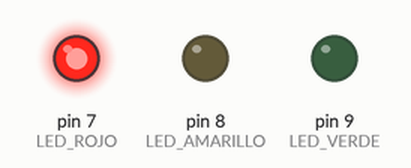
Simulated run of this sketch. Board: Arduino Uno, built with avr-gcc and run on an emulated ATmega328P. Parts: output pins drawn as LEDs (lit = HIGH).

Above: at 1.5 s.
At 4.5 s:
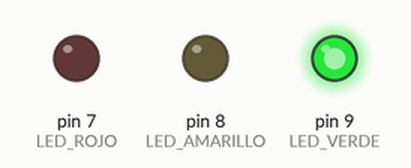
At 6.5 s:
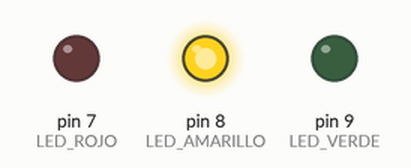
Timing chart, 0 to 9.1 s (numbered marks = the images above):
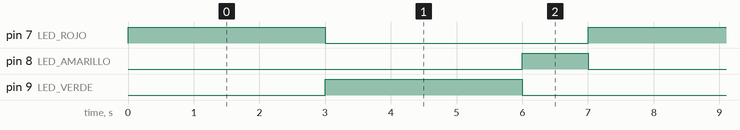

Measured:
- by itself, pin 7 (LED_ROJO), pin 9 (LED_VERDE): alternates HIGH for 3.0 s and LOW for 4.0 s
- by itself, pin 8 (LED_AMARILLO): alternates HIGH for 1.0 s and LOW for 6.0 s
- by itself, everything shown: repeats every 7.0 s, in 4 steps

The sketch:

Ard_uno_semaforo.ino
```cpp
// Pines para los LEDs
const int LED_ROJO = 7;
const int LED_AMARILLO = 8;
const int LED_VERDE = 9;

void setup() {
  // Configuramos los pines como salida
  pinMode(LED_ROJO, OUTPUT);
  pinMode(LED_AMARILLO, OUTPUT);
  pinMode(LED_VERDE, OUTPUT);
}

void loop() {
  // Encender luz roja
  digitalWrite(LED_ROJO, HIGH);
  delay(3000); // espera 3 segundos
  digitalWrite(LED_ROJO, LOW);

  // Encender luz verde
  digitalWrite(LED_VERDE, HIGH);
  delay(3000); // espera 3 segundos
  digitalWrite(LED_VERDE, LOW);

  // Encender luz amarilla
  digitalWrite(LED_AMARILLO, HIGH);
  delay(1000); // espera 1 segundo
  digitalWrite(LED_AMARILLO, LOW);
}
```
